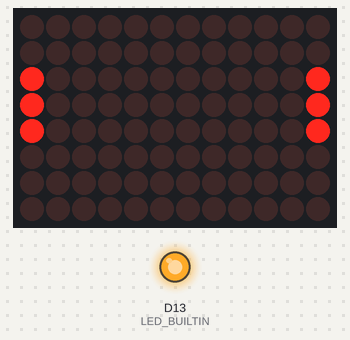
This sketch was run on a simulated Arduino Uno R4 WiFi. On the bench: 12×8 LED matrix, output pins drawn as LEDs (lit = HIGH). WiFi joins after 1.5 s; servers stay silent unless stated; not simulated (calls return 0 or success): arduino_secrets.h; what the sketch prints to the serial monitor is not drawn.

Above: at 4.3 s.
At 8.04 s:
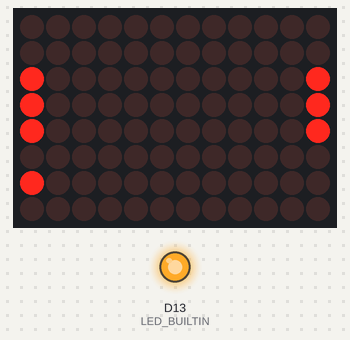
At 13.24 s:
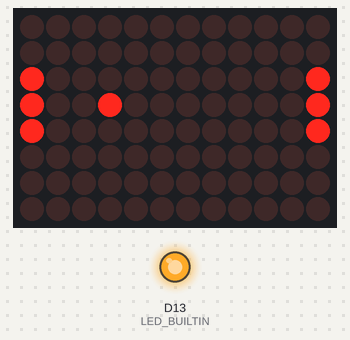
At 22.18 s:
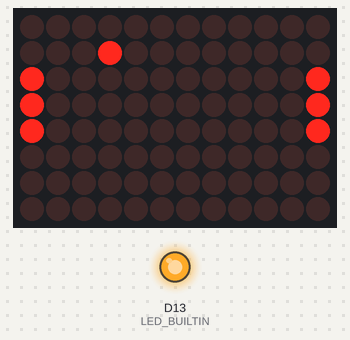
At 30.17 s:
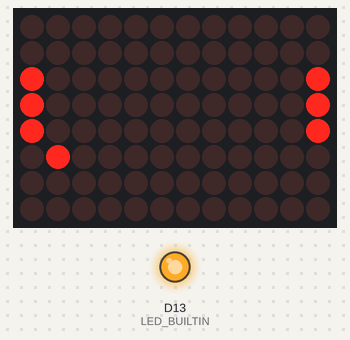
At 39.84 s:
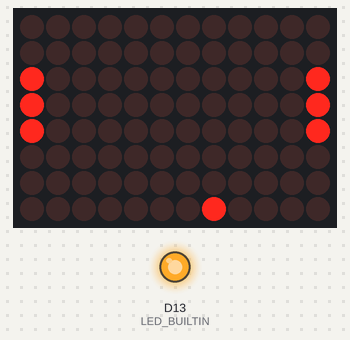

Measured:
- what the display in image 0 shows lasts 1.2 s, from 4.2 s to 5.4 s

The sketch:

MatrixPongWIFi.ino
```cpp
/*
  Pong™ for the Arduino Uno R4 LED Matrix. With WiFi input.
  To play:
  * open a POSIX command line interface (on MacOS, Terminal app. On Windows, use WSL)
  * nc -u (the_board_ip_address) 8888
  * once connected, send:
  *    w and s for left paddle up and down
  *    o and l for right paddle up and down
  *    hit return after each character

  Circuit:
  * Just the board

  Based on previous Pong™s:
  https://www.tigoe.com/pcomp/code/Processing/454/

 Make sure to add a file, arduino_secrets.h, with:
    #define SECRET_SSID ""    //  your network SSID (name)
    #define SECRET_PASS ""    // your network passwordx


  created 30 Jun 2021
  by Tom Igoe
*/
#include <WiFiS3.h>
#include "arduino_secrets.h"

// include the LED Matrix library from the Uno R4 core:
#include "Arduino_LED_Matrix.h"
// make an instance of the library:
ArduinoLEDMatrix matrix;
// pixel array that's the screen buffer
// this way takes more memory, but makes it easier
// to visualize the screen in the array:
byte pixels[8][12] = {
  { 0, 0, 0, 0, 0, 0, 0, 0, 0, 0, 0, 0 },
  { 0, 0, 0, 0, 0, 0, 0, 0, 0, 0, 0, 0 },
  { 0, 0, 0, 0, 0, 0, 0, 0, 0, 0, 0, 0 },
  { 0, 0, 0, 0, 0, 0, 0, 0, 0, 0, 0, 0 },
  { 0, 0, 0, 0, 0, 0, 0, 0, 0, 0, 0, 0 },
  { 0, 0, 0, 0, 0, 0, 0, 0, 0, 0, 0, 0 },
  { 0, 0, 0, 0, 0, 0, 0, 0, 0, 0, 0, 0 },
  { 0, 0, 0, 0, 0, 0, 0, 0, 0, 0, 0, 0 }
};

// x = 0-7, aka 8 pixels:
const int screenHeight = 7;
// y = 0-11, aka 12 pixels:
const int screenWidth = 11;

// ball position and direction variables:
int ballX = screenWidth / 2;
int ballY = screenHeight / 2;
int ballDirectionY = 1;
int ballDirectionX = 1;

// Y position for the middle of each paddle:
int rightPaddleY = screenHeight / 2;
int leftPaddleY = screenHeight / 2;

// timing variables for the game play speed and state:
// last time the ball was moved, in ms:
long timeStamp = 0;
// interval between ball moves, in ms:
long interval = 120;
// game state:
bool gamePaused = false;

WiFiUDP Udp;            // instance of UDP library
const int port = 8888;  // port on which this client sends and receives


void setup() {
  // Serial is not really needed but helps for debugging:
  Serial.begin(9600);
  // Built in LED pin to indicate WiFi connection:
  pinMode(LED_BUILTIN, OUTPUT);
  if (!Serial) delay(3000);
  // try to connect to the network:
  while (WiFi.status() != WL_CONNECTED) {
    Serial.println("Attempting to connect to: " + String(SECRET_SSID));
    //Connect to WPA / WPA2 network:
    WiFi.begin(SECRET_SSID, SECRET_PASS);
    delay(2000);
  }
  Serial.println("connected to: " + String(SECRET_SSID));
  IPAddress ip = WiFi.localIP();
  Serial.print(ip);
  Serial.print("  Signal Strength: ");
  Serial.println(WiFi.RSSI());
  // You're connected, turn on the LED:
  digitalWrite(LED_BUILTIN, HIGH);

  Udp.begin(port);

  // start the screen:
  matrix.begin();
  setPaddle(0, leftPaddleY, HIGH);
  setPaddle(screenWidth, leftPaddleY, HIGH);
}

void loop() {
  // listen for UDP paddle control:
  checkUdp();
  // If the game is paused:
  if (gamePaused) {
    if (millis() - timeStamp > interval * 10) {
      // if enough time has passed, start the game again:
      gamePaused = false;
    }
  }
  // if the game isn't paused, and enough time between ball moves
  // has passed, move the ball and update the timestamp:
  else {
    if (millis() - timeStamp > interval) {
      moveBall();
      timeStamp = millis();
    }
  }
  // update the screen:
  matrix.renderBitmap(pixels, 8, 12);
}

// draw a point on the screen at (x, y).
// state is whether it's on or off:
void point(int x, int y, int state) {
  // make sure x and y are within the screen dimensions:
  if (x <= screenWidth && x >= 0
      && y <= screenHeight
      && y >= 0) {
    // set the state in the pixel array:
    pixels[y][x] = state;
  }
}

void checkUdp() {
  // if there's data available, read a packet

  if (Udp.parsePacket() > 0) {
    Serial.print("Received from ");
    IPAddress remoteIp = Udp.remoteIP();
    Serial.print(remoteIp);
    Serial.print(", port ");
    Serial.println(Udp.remotePort());
    // read a char:
    char input = char(Udp.read());
    // see if it's a paddle movement key:
    switch (input) {
      case 'w':
        // left paddle up
        // erase the left paddle:
        setPaddle(0, leftPaddleY, LOW);
        // calculate new position:
        leftPaddleY = constrain(leftPaddleY--, 0, screenHeight);
        // re-draw the  left paddle:
        setPaddle(0, leftPaddleY, HIGH);
        break;
      case 's':
        // left paddle down    // erase the left paddle:
        setPaddle(0, leftPaddleY, LOW);
        // calculate new position:
        leftPaddleY = constrain(leftPaddleY++, 0, screenHeight);
        // re-draw the  left paddle:
        setPaddle(0, leftPaddleY, HIGH);
        break;
      case 'o':
        // right paddle up
        // erase the right paddle:
        setPaddle(screenWidth, rightPaddleY, LOW);
        rightPaddleY = constrain(rightPaddleY--, 0, screenHeight);
        // re-draw the  left paddle:
        setPaddle(screenWidth, rightPaddleY, HIGH);
        break;
      case 'l':
        // right paddle down
        // erase the right paddle:
        setPaddle(screenWidth, rightPaddleY, LOW);
        rightPaddleY = constrain(rightPaddleY++, 0, screenHeight);
        // re-draw the  left paddle:
        setPaddle(screenWidth, rightPaddleY, HIGH);
        break;
    }
  }
}

void setPaddle(int paddleX, int paddleY, int state) {
  // draw the center of the paddle:
  point(paddleX, paddleY, state);
  // draw the top pixel of the paddle:
  if (paddleY < screenHeight) {
    point(paddleX, paddleY + 1, state);
  }
  // draw the bottom pixel of the paddle:
  if (paddleY > 0) {
    point(paddleX, paddleY - 1, state);
  }
}

void moveBall() {
  // check to see if the ball is in the horizontal range
  // of the paddles:
  // off screen right:
  if (ballX >= screenWidth - 1) {
    // if the ball's next Y position is within the span
    // of the right paddle, reverse its  X direction:
    if ((ballY + ballDirectionY >= rightPaddleY - 1)
        && (ballY + ballDirectionY <= rightPaddleY + 1)) {
      // reverse the ball horizontal direction:
      ballDirectionX = -ballDirectionX;
    }
  }

  // off sceeen left:
  if (ballX <= 1) {
    // if the ball's next Y position is within the span
    // of the left paddle, reverse its  X direction:
    if ((ballY + ballDirectionY >= leftPaddleY - 1)
        && (ballY + ballDirectionY <= rightPaddleY + 1)) {
      // reverse the ball horizontal direction:
      ballDirectionX = -ballDirectionX;
    }
  }
  // if the ball goes off the screen bottom,
  // reverse its Y direction:
  if (ballY == screenHeight) {
    ballDirectionY = -ballDirectionY;
  }
  // if the ball goes off the screen top,
  // reverse its X direction:
  if (ballY == 0) {
    ballDirectionY = -ballDirectionY;
  }

  // clear the ball's previous position:
  point(ballX, ballY, LOW);

  // if the ball goes off the screen left or right:
  if ((ballX == 0) || (ballX == screenWidth)) {
    // reset the ball:
    ballX = screenWidth / 2;
    ballY = screenHeight / 2;
    // pause  and note the time you paused:
    gamePaused = true;
    timeStamp = millis();
  }
  // increment the ball's position in both directions:
  ballX = ballX + ballDirectionX;
  ballY = ballY + ballDirectionY;

  // if the game isn't paused, set the ball
  // to its new position:
  if (!gamePaused) {
    // set the new position:
    point(ballX, ballY, HIGH);
  }
}
```
